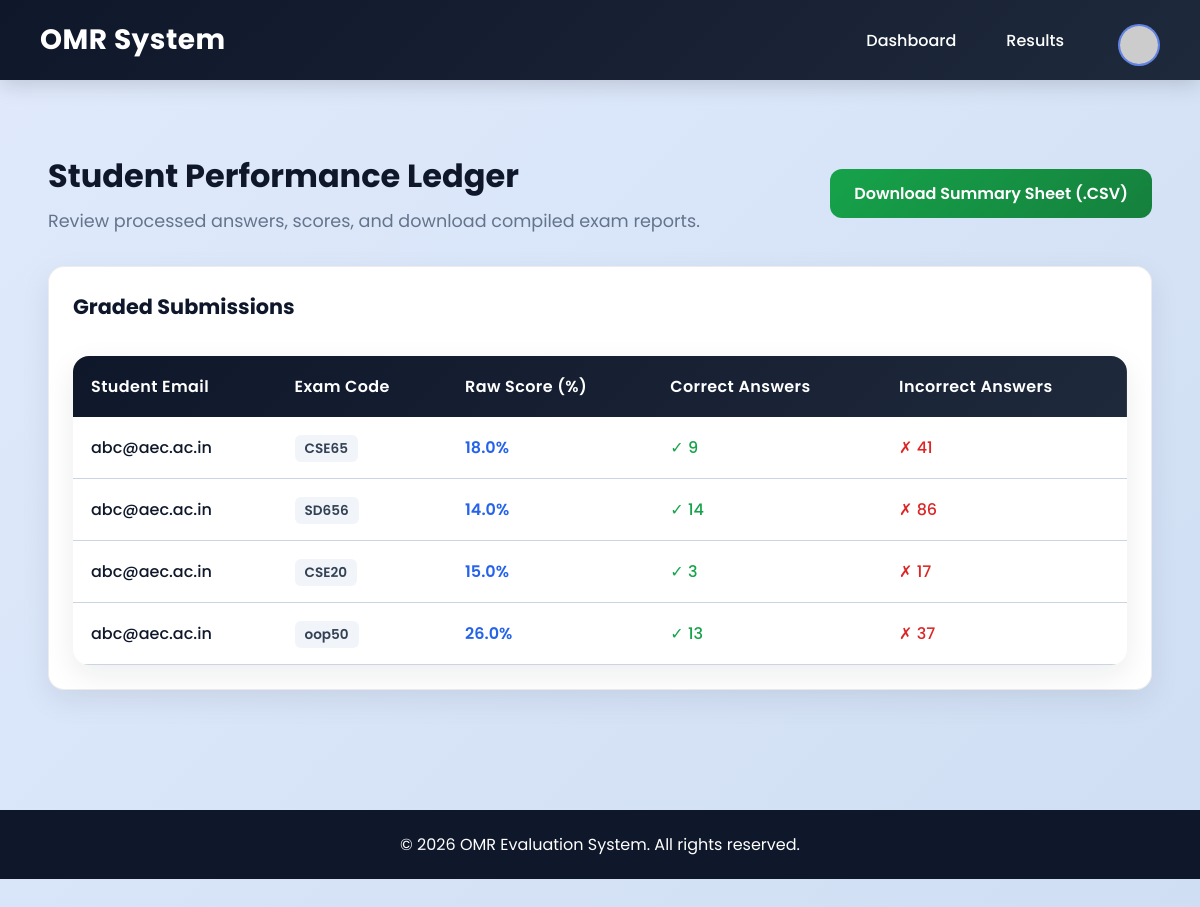
The page /results (signed in) on the database its author committed.
### app.py (models this page shows)
class Result(db.Model):
    id = db.Column(db.Integer, primary_key=True)
    student_email = db.Column(db.String(120))
    exam_code = db.Column(db.String(100))
    score = db.Column(db.Float)
    correct_answers = db.Column(db.Integer)
    incorrect_answers = db.Column(db.Integer)

### app.py (the view)
@app.route('/results')
@login_required
def view_results():
    if current_user.role != 'teacher': return redirect('/student')
    return render_template('results.html', results=Result.query.all())

### app.py (called while the page is built)
@login_manager.user_loader
def load_user(user_id):
    return User.query.get(int(user_id))

### templates/results.html (shortened to what this page needs)
<!DOCTYPE html>
<html lang="en">
<head>
    <link rel="stylesheet" href="{{ url_for('static', filename='style.css') }}">
</head>
<body>
    <nav class="navbar">
        <h1>OMR System</h1>
        <div class="navbar-links">
            <a href="/teacher">Dashboard</a>
            <a href="/results">Results</a>
            <div class="profile-wrapper">
                {% if current_user.profile_pic %}
                    <img src="{{ url_for('static', filename='profile_pics/' ~ current_user.profile_pic) }}" alt="Profile" class="profile-avatar">
                {% else %}
                    <img src="https://ui-avatars.com/api/?name={{ current_user.email }}&background=2563eb&color=fff&rounded=true" alt="Profile" class="profile-avatar">
                {% endif %}
            </div>
        </div>
    </nav>
    <div class="container" style="max-width: 1200px;">
        <header style="display: flex; justify-content: space-between; align-items: center; flex-wrap: wrap; gap: 20px; padding: 2rem 0;">
            <div>
                <h1 style="font-size: 2rem; color: var(--secondary);">Student Performance Ledger</h1>
                <p style="color: var(--text-light);">Review processed answers, scores, and download compiled exam reports.</p>
            </div>
            <div>
                <a href="/download_results" class="btn btn-green" style="text-decoration: none; display: inline-block; width: auto; padding: 12px 24px;">
                    Download Summary Sheet (.CSV)
                </a>
            </div>
        </header>
        <div class="card" style="background: #ffffff; padding: 24px; border-radius: var(--radius); border: 1px solid rgba(15, 23, 42, 0.08);">
            <h3 style="margin-bottom: 1.5rem; border: none; font-size: 1.3rem;">Graded Submissions</h3>
            {% if results %}
                <div class="table-container">
                    <table>
                        <thead>
                            <tr>
                                <th>Student Email</th>
                                <th>Exam Code</th>
                                <th>Raw Score (%)</th>
                                <th>Correct Answers</th>
                                <th>Incorrect Answers</th>
                            </tr>
                        </thead>
                        <tbody>
                            {% for result in results %}
                            <tr>
                                <td style="font-weight: 500; color: var(--secondary);">{{ result.student_email }}</td>
                                <td><span style="background: #f1f5f9; padding: 4px 10px; border-radius: 6px; font-size: 0.85rem; font-weight: 600;">{{ result.exam_code }}</span></td>
                                <td style="font-weight: 600; color: var(--primary);">{{ result.score }}%</td>
                                <td style="color: var(--success); font-weight: 500;">✓ {{ result.correct_answers }}</td>
                                <td style="color: var(--danger); font-weight: 500;">✗ {{ result.incorrect_answers }}</td>
                            </tr>
                            {% endfor %}
                        </tbody>
                    </table>
                </div>
            {% else %}
                <div class="empty-state" style="margin: 20px 0;">
                    No student performance records have been graded yet.
                </div>
            {% endif %}
        </div>
    </div>
    <footer class="footer" style="margin-top: 120px;">
        <p>&copy; 2026 OMR Evaluation System. All rights reserved.</p>
    </footer>
</body>
</html>

### static/style.css (style rules this page uses)
:root { --primary: #2563eb; --primary-dark: #1d4ed8; --secondary: #0f172a; --success: #16a34a; --danger: #dc2626; --bg: linear-gradient(135deg, #e0eafc 0%, #cfdef3 100%); --card-glass: rgba(255, 255, 255, 0.6); --card-border: rgba(255, 255, 255, 0.8); --text: #0f172a; --text-light: #64748b; --border: #cbd5e1; --shadow: 0 10px 30px rgba(15, 23, 42, 0.08); --radius: 16px; }
* { margin: 0; padding: 0; box-sizing: border-box; }
html { scroll-behavior: smooth; }
body { font-family: 'Poppins', sans-serif; background: var(--bg); color: var(--text); min-height: 100vh; padding-bottom: 3rem; }
.navbar { width: 100%; background: linear-gradient(135deg, #0f172a, #1e293b); padding: 14px 40px; display: flex; justify-content: space-between; align-items: center; box-shadow: 0 5px 20px rgba(0, 0, 0, 0.15); position: sticky; top: 0; z-index: 1000; }
.navbar h1 { color: #fff; font-size: 28px; font-weight: 700; letter-spacing: 0.5px; }
.navbar-links { display: flex; align-items: center; gap: 18px; }
.navbar-links > a { color: #fff; text-decoration: none; font-weight: 500; transition: 0.3s ease; padding: 10px 16px; border-radius: 10px; }
.profile-wrapper { position: relative; display: inline-block; margin-left: 20px; padding-top: 10px; padding-bottom: 15px; margin-bottom: -15px; }
.profile-avatar { width: 42px; height: 42px; border-radius: 50%; object-fit: cover; border: 2px solid rgba(255, 255, 255, 0.3); cursor: pointer; transition: all 0.25s ease; display: block; background: var(--primary-dark); }
.container { width: 92%; max-width: 1350px; margin: 40px auto; }
header { padding: 2rem 4% 1rem; }
header h1 { font-size: 2.2rem; color: var(--secondary); margin-bottom: 0.5rem; }
header p { color: var(--text-light); font-size: 1.1rem; }
.btn { display: block; width: 100%; padding: 14px; border: none; border-radius: 12px; background: linear-gradient(135deg, var(--primary), var(--primary-dark)); color: #fff; font-size: 16px; font-weight: 600; text-align: center; cursor: pointer; transition: 0.3s ease; text-decoration: none; }
.btn-green, .btn-success { background: linear-gradient(135deg, #16a34a, #15803d); }
.card { background: var(--card-glass); backdrop-filter: blur(16px); -webkit-backdrop-filter: blur(16px); border: 1px solid var(--card-border); border-radius: var(--radius); padding: 28px; box-shadow: var(--shadow); transition: transform 0.3s ease, box-shadow 0.3s ease; }
.card h2, .card h3 { margin-bottom: 20px; color: var(--secondary); font-size: 22px; padding-bottom: 10px; border-bottom: 2px solid rgba(15, 23, 42, 0.05); }
.table-container { width: 100%; overflow-x: auto; border-radius: var(--radius); box-shadow: var(--shadow); background: #fff; }
table { width: 100%; border-collapse: collapse; min-width: 800px; }
table thead { background: linear-gradient(135deg, #0f172a, #1e293b); }
table th { color: #fff; padding: 18px; text-align: left; font-weight: 600; letter-spacing: 0.4px; }
table td { padding: 18px; border-bottom: 1px solid var(--border); color: #334155; }
table tbody tr { transition: background 0.2s ease; }
.footer { margin-top: 60px; background: var(--secondary); color: #fff; text-align: center; padding: 22px; }

### rows shown on the page
Result: student_email "abc@aec.ac.in", exam_code "CSE65", score "18.0", correct_answers "9", incorrect_answers "41"
Result: student_email "abc@aec.ac.in", exam_code "SD656", score "14.0", correct_answers "14", incorrect_answers "86"
Result: student_email "abc@aec.ac.in", exam_code "CSE20", score "15.0", correct_answers "3", incorrect_answers "17"
Result: student_email "abc@aec.ac.in", exam_code "oop50", score "26.0", correct_answers "13", incorrect_answers "37"
